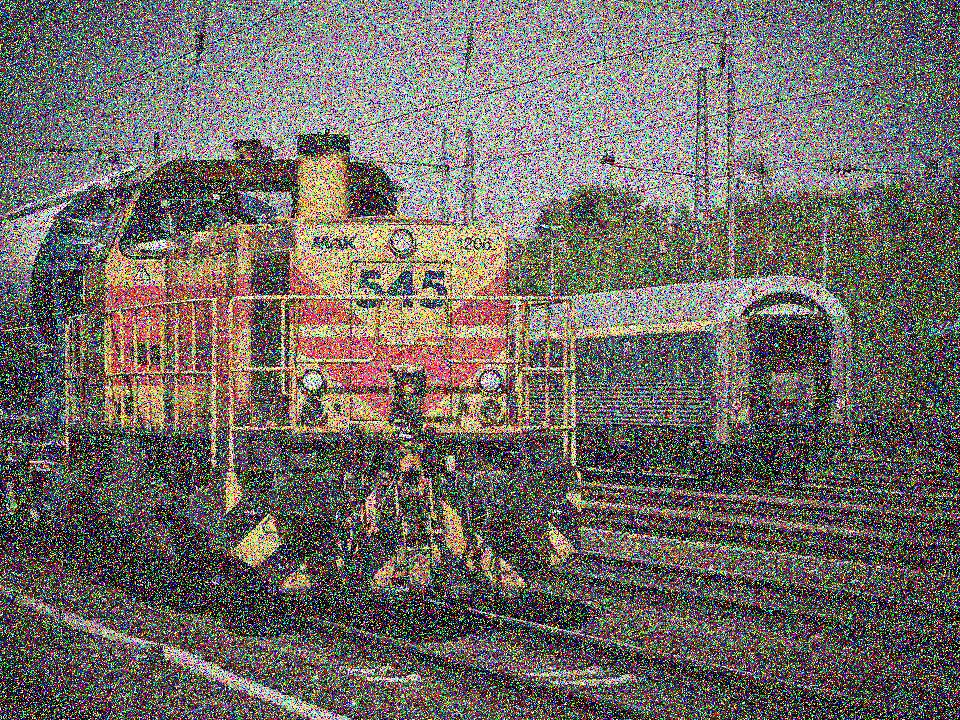
//> input picture train.jpg, 960 x 720 px
$ ./main   (built with g++ and OpenCV 4)
//> lines starting //> are read from the running program, lines starting //| are printed output that depends on the picture
### implemetationInHome/GaussianBlur.h
#pragma once
#include <opencv2/core.hpp>
#include <opencv2/imgproc.hpp>
#include <opencv2/highgui.hpp>
class GaussianBlur
{
public:
	static void blur (cv::Mat source, cv::Mat& dest, uint size,double sigma ,uint borderType = cv::BORDER_DEFAULT);
private:
	static uint radiusKernel;
	static void createKernel(cv::Mat& kernel, double sigma, uint size);
	static uchar convolution(const cv::Mat& source, const cv::Mat& kernel, uint row, uint col);
};

### implemetationInHome/Erode.h
#pragma once
#include <opencv2/core.hpp>
#include <opencv2/imgcodecs.hpp>
#include <opencv2/highgui.hpp>
class Erode
{

	public:
		// currenly support Erode1C
		void static Erode1C(cv::Mat sourceImg, cv::Mat& targetImage, cv::Mat kernel, cv::Point anchorPoint  = cv::Point(-1,-1));
	private:
		Erode();
		static cv::Point getAnchorPoint();
		static uchar findMinInKernel(int row, int col);
	private:
		static cv::Mat sourceImg;
		static cv::Point topLeftKernelMappingSourceImg;
		static cv::Point rightDownKernelMappingSourceImg;
		static cv::Point anchorPoint;
		static cv::Mat kernel;

};

### implemetationInHome/GaussianBlur.cpp
#include "GaussianBlur.h"
#include <math.h>
#include <iostream>
uint GaussianBlur::radiusKernel = 1;
void GaussianBlur::blur(cv::Mat source, cv::Mat& dest, uint size, double sigma, uint borderType)
{
	cv::Mat temp;
	radiusKernel = size / 2;

	cv::copyMakeBorder(source,
		temp,
		radiusKernel,
		radiusKernel,
		radiusKernel,
		radiusKernel,
		borderType);

	cv::Mat kernel;
	createKernel(kernel, sigma, size);

	dest = cv::Mat(source.rows, source.cols, CV_8U, cv::Scalar(0));

	for (uint i = radiusKernel; i < temp.rows - radiusKernel; i++) {
		for (uint j = radiusKernel; j < temp.cols - radiusKernel; j++) {
			dest.at<uchar>(i - radiusKernel, j - radiusKernel) = convolution(temp, kernel, i, j);
		}
	}


}

void GaussianBlur::createKernel(cv::Mat& kernel, double sigma, uint size)
{
	kernel = cv::Mat(size, size, CV_64F ,cv::Scalar(0.0f));

	double sum = 0.0f;


	for (int i = -((int)radiusKernel); i <= (int)radiusKernel; i++) {
		for (int j = -((int)radiusKernel); j <= (int)radiusKernel; j++) {
			double value = exp(-1 * (i * i + j * j) / (2 * sigma * sigma));
			sum += value;
			kernel.at<double>(i + radiusKernel, j + radiusKernel) = value;
		}
	}

	//normalize;
	kernel /= sum;


}

uchar GaussianBlur::convolution(const cv::Mat& source, const cv::Mat& kernel, uint row, uint col)
{
	double result = 0.0;
	for (int i = -((int)radiusKernel); i <= (int)radiusKernel; i++) {
		for (int j = -((int)radiusKernel); j <= (int)radiusKernel; j++) {
			result += source.at<uchar>(row - i, col - j) * kernel.at<double>(i + radiusKernel, j + radiusKernel);
		}
	}
	return std::round(result);

}

### implemetationInHome/main.cpp
#include <iostream>
#include <opencv2/opencv.hpp>
#include "Erode.h"
#include "GaussianBlur.h"
int main() {
	cv::Mat imageIntensive = cv::imread("C:/Users/giang/source/repos/implemetationInHome/train.jpg", 0);
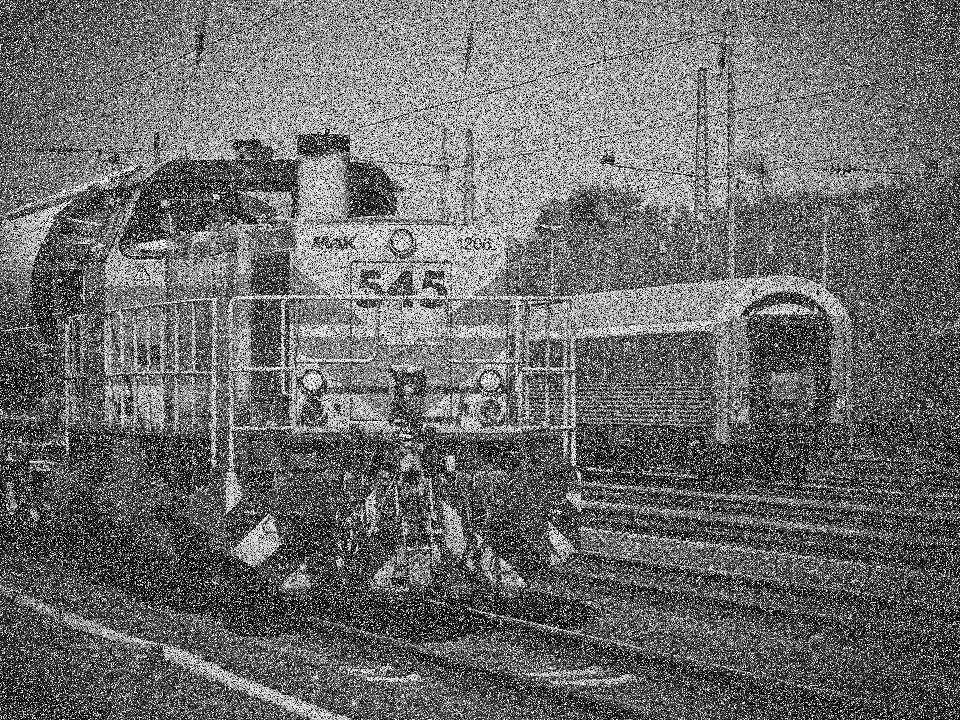
//> imageIntensive: 720 rows x 960 cols, CV_8UC1; min 0, max 255, mean 107
	cv::imshow("intensive", imageIntensive);
	cv::Mat gaussianResult;
	GaussianBlur::blur(imageIntensive, gaussianResult, 5, 2,4);
//> in blur, `cv::copyMakeBorder(source, temp, radiusKernel, radiusKernel, radiusKer..`:
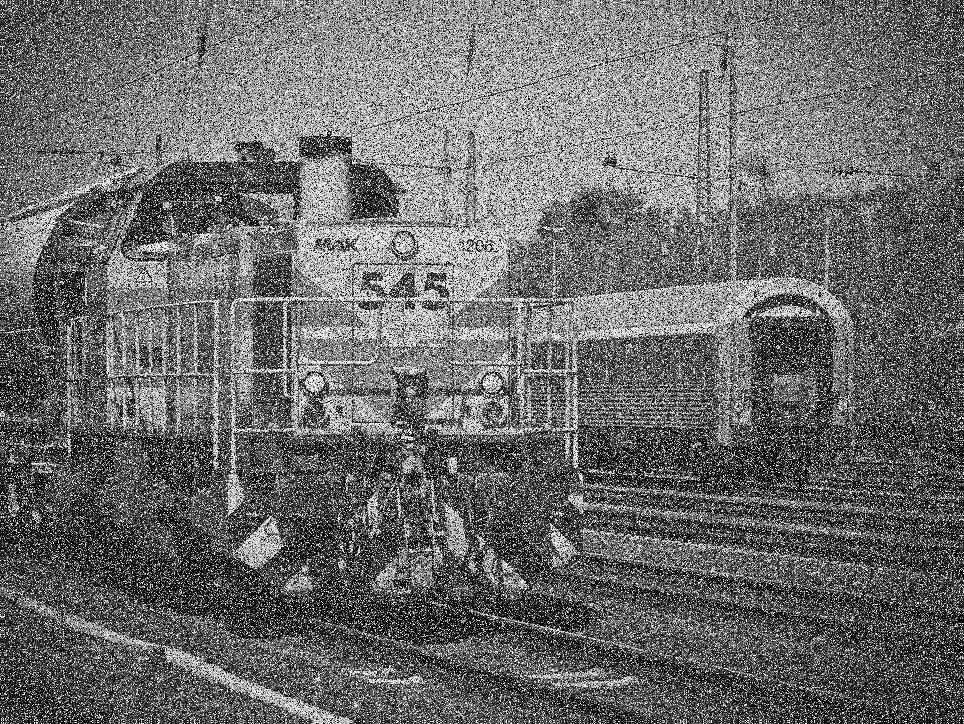
//> temp: 724 rows x 964 cols, CV_8UC1; min 0, max 255, mean 106.9
//> after the loop in blur, `for (uint i = radiusKernel; i < temp.rows - radiusKernel; i++)`:
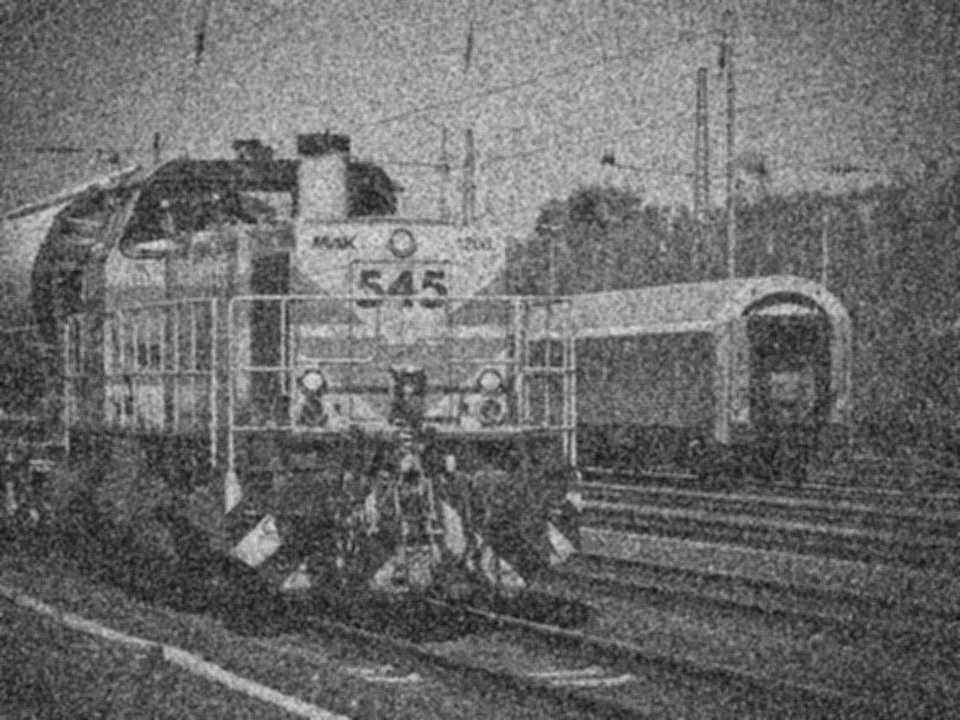
//> dest: 720 rows x 960 cols, CV_8UC1; min 16, max 227, mean 107
	cv::imshow("gaussianMy", gaussianResult);
	cv::Mat gaOpencv;
	cv::GaussianBlur(imageIntensive, gaOpencv, cv::Size(5,5), 2, 2,4);
	cv::imshow("gaussianCV", gaOpencv);
	long long count = 0;
	for (int i = 0; i < gaussianResult.rows; i++) {
		for (int j = 0; j < gaussianResult.cols; j++) {
			if (gaussianResult.at<uchar>(i, j) == gaOpencv.at<uchar>(i, j)) count++;
		}
	}
//> this loop made 720 passes
//> count on passes 1 to 3: 894, 1787, 2705
//> after the loop, count = 649309
	std::cout << (double)count / (gaussianResult.rows * gaussianResult.cols) << std::endl;
//| 0.939394
	/*cv::Mat binaryImage;
	cv::threshold(	imageIntensive,
					binaryImage,
					100,
					255,
					cv::THRESH_BINARY);
	cv::imshow("binary", binaryImage);
	cv::Mat erosionResult;
	Erode::Erode1C(binaryImage,
		erosionResult,
		cv::Mat(3,3,CV_8UC1, 1),
		cv::Point(-1, -1)
	);
	cv::imshow("test", erosionResult);
	std::cout << "Hello world" << std::endl;*/
	cv::waitKey(0);
}

$ run again, with flower.jpg copied over train.jpg
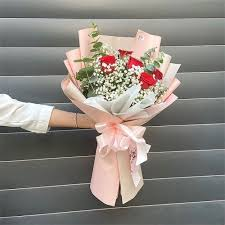
//> input picture flower.jpg, 225 x 225 px
//> in blur, `cv::copyMakeBorder(source, temp, radiusKernel, radiusKernel, radiusKer..`:
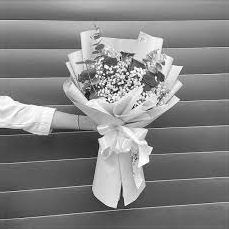
//> temp: 229 rows x 229 cols, CV_8UC1; min 0, max 255, mean 132.5
//> after the loop in blur, `for (uint i = radiusKernel; i < temp.rows - radiusKernel; i++)`:
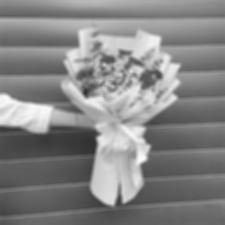
//> dest: 225 rows x 225 cols, CV_8UC1; min 46, max 251, mean 132.8
//> the loop `for (int i = 0; i < gaussianResult.rows; i++)` made 225 passes
//> count on passes 1 to 3: 225, 450, 675
//> after the loop `for (int i = 0; i < gaussianResult.rows; i++)`: count = 50049
//| 0.988622
